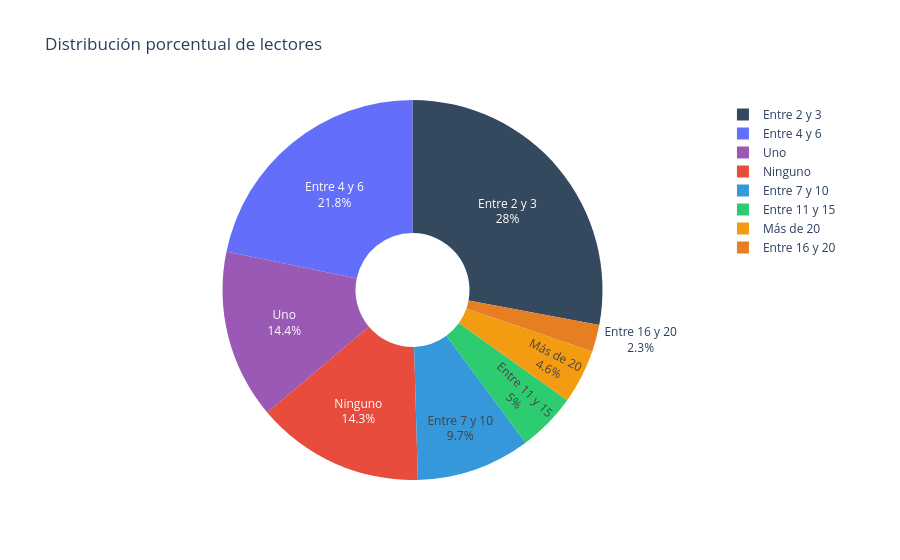

Write notebook code for a chart like this one.
### Code cell
colores_flat9 = [
    "#2ecc71",  # Verde esmeralda
    "#e67e22",  # Naranja intenso
    "#34495e",  # Azul gris oscuro
    "#16a085"   # Verde azulado oscuro
    "#1abc9c",  # Turquesa
    "#3498db",  # Azul claro
    "#f39c12",  # Naranja dorado
    "#e74c3c",  # Rojo
    "#9b59b6",  # Violeta
]

colores=colores_flat9

fig_pie1 = go.Figure(
    go.Pie(
        labels=df.respuesta,
        values=df.lectores,
        textinfo="label+percent",
        hole=0.3,
        #marker=dict(colors=colores)
        marker=dict(colors=colores)

    )
)


fig_pie1.update_layout(
    title="Distribución porcentual de lectores",
    template="plotly_white"
)
fig_pie1.show()

### Figure 1 — Plotly figure (JSON) as saved in the notebook; plotly's stock layout.template omitted (floating-point values rounded to 4 significant figures)
{"data": [{"hole": 0.3, "labels": ["Entre 11 y 15", "Entre 16 y 20", "Entre 2 y 3", "Entre 4 y 6", "Entre 7 y 10", "Más de 20", "Ninguno", "Uno"], "marker": {"colors": ["#2ecc71", "#e67e22", "#34495e", "#16a085#1abc9c", "#3498db", "#f39c12", "#e74c3c", "#9b59b6"]}, "textinfo": "label+percent", "type": "pie", "values": [100, 46, 559, 435, 194, 92, 286, 288]}], "layout": {"title": {"text": "Distribución porcentual de lectores"}}}
